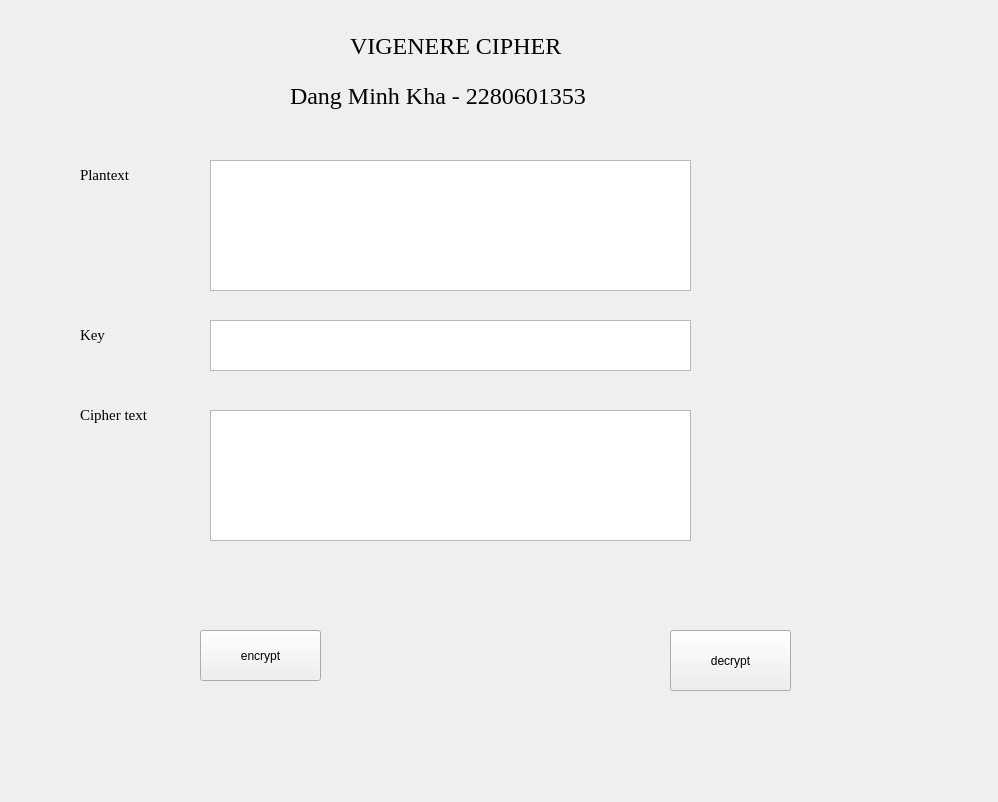
<?xml version="1.0" encoding="UTF-8"?>
<ui version="4.0">
 <class>Form</class>
 <widget class="QWidget" name="Form">
  <property name="geometry">
   <rect>
    <x>0</x>
    <y>0</y>
    <width>998</width>
    <height>802</height>
   </rect>
  </property>
  <property name="windowTitle">
   <string>Form</string>
  </property>
  <widget class="QPlainTextEdit" name="txt_key">
   <property name="geometry">
    <rect>
     <x>210</x>
     <y>320</y>
     <width>481</width>
     <height>51</height>
    </rect>
   </property>
  </widget>
  <widget class="QPlainTextEdit" name="txt_plain_text">
   <property name="geometry">
    <rect>
     <x>210</x>
     <y>160</y>
     <width>481</width>
     <height>131</height>
    </rect>
   </property>
  </widget>
  <widget class="QLabel" name="label_3">
   <property name="geometry">
    <rect>
     <x>80</x>
     <y>160</y>
     <width>70</width>
     <height>30</height>
    </rect>
   </property>
   <property name="font">
    <font>
     <family>Times New Roman</family>
     <pointsize>11</pointsize>
    </font>
   </property>
   <property name="text">
    <string>Plantext</string>
   </property>
  </widget>
  <widget class="QLabel" name="label_2">
   <property name="geometry">
    <rect>
     <x>290</x>
     <y>60</y>
     <width>351</width>
     <height>71</height>
    </rect>
   </property>
   <property name="font">
    <font>
     <family>Times New Roman</family>
     <pointsize>18</pointsize>
    </font>
   </property>
   <property name="text">
    <string>Dang Minh Kha - 2280601353</string>
   </property>
  </widget>
  <widget class="QPlainTextEdit" name="txt_cipher_text">
   <property name="geometry">
    <rect>
     <x>210</x>
     <y>410</y>
     <width>481</width>
     <height>131</height>
    </rect>
   </property>
  </widget>
  <widget class="QLabel" name="label">
   <property name="geometry">
    <rect>
     <x>350</x>
     <y>10</y>
     <width>261</width>
     <height>71</height>
    </rect>
   </property>
   <property name="font">
    <font>
     <family>Times New Roman</family>
     <pointsize>18</pointsize>
    </font>
   </property>
   <property name="text">
    <string>VIGENERE CIPHER </string>
   </property>
  </widget>
  <widget class="QLabel" name="label_5">
   <property name="geometry">
    <rect>
     <x>80</x>
     <y>400</y>
     <width>80</width>
     <height>30</height>
    </rect>
   </property>
   <property name="font">
    <font>
     <family>Times New Roman</family>
     <pointsize>11</pointsize>
    </font>
   </property>
   <property name="text">
    <string>Cipher text</string>
   </property>
  </widget>
  <widget class="QLabel" name="label_4">
   <property name="geometry">
    <rect>
     <x>80</x>
     <y>320</y>
     <width>70</width>
     <height>30</height>
    </rect>
   </property>
   <property name="font">
    <font>
     <family>Times New Roman</family>
     <pointsize>11</pointsize>
    </font>
   </property>
   <property name="text">
    <string>Key</string>
   </property>
  </widget>
  <widget class="QPushButton" name="btn_decrypt">
   <property name="enabled">
    <bool>true</bool>
   </property>
   <property name="geometry">
    <rect>
     <x>670</x>
     <y>630</y>
     <width>121</width>
     <height>61</height>
    </rect>
   </property>
   <property name="text">
    <string>decrypt</string>
   </property>
  </widget>
  <widget class="QPushButton" name="btn_encrypt">
   <property name="enabled">
    <bool>true</bool>
   </property>
   <property name="geometry">
    <rect>
     <x>200</x>
     <y>630</y>
     <width>121</width>
     <height>51</height>
    </rect>
   </property>
   <property name="text">
    <string>encrypt</string>
   </property>
  </widget>
 </widget>
 <resources/>
 <connections/>
</ui>
